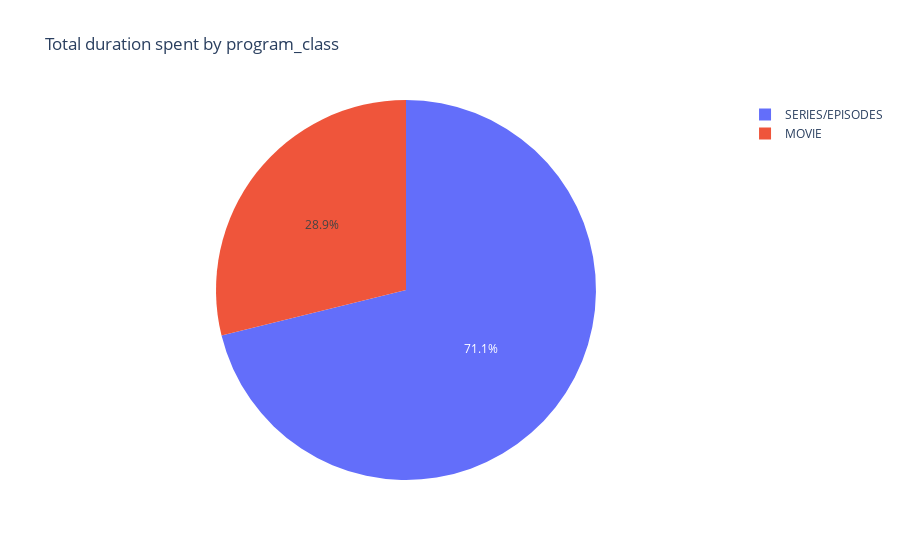
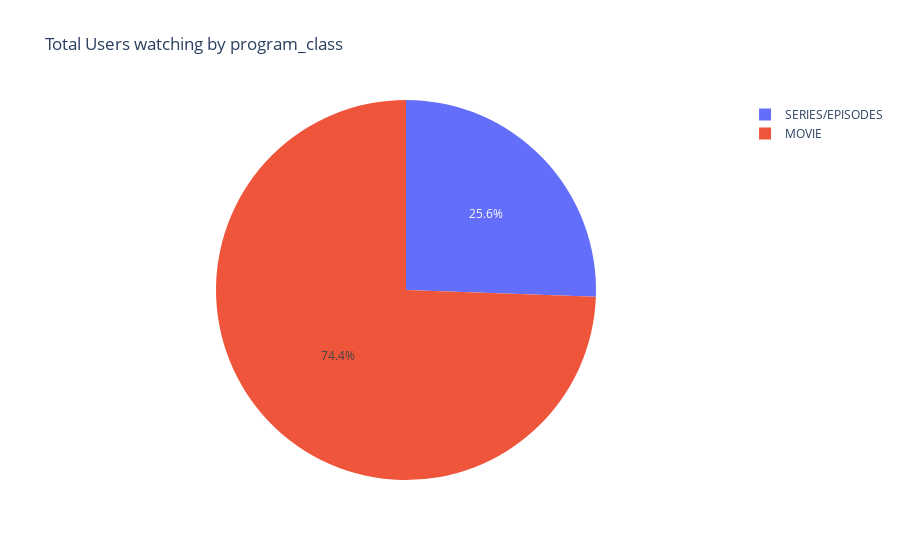

The notebook cell these images were saved under, in order:
### Code cell
fig = px.pie(grouped_T2, values='Total watch time in hours', names='program_class',\
             hover_data=['program_class'],title='Total duration spent by program_class')
fig2 = px.pie(grouped_T2, values='No of Users who Watched', names='program_class',\
             hover_data=['program_class'],title='Total Users watching by program_class')

fig.update_traces(sort=False)
fig2.update_traces(sort=False)
fig.show()
fig2.show()

### Figure 1 — Plotly figure (JSON) as saved in the notebook; plotly's stock layout.template omitted (floating-point values rounded to 4 significant figures)
{"data": [{"customdata": [["SERIES/EPISODES"], ["MOVIE"]], "domain": {"x": [0, 1], "y": [0, 1]}, "hovertemplate": "program_class=%{customdata[0]}<br>Total watch time in hours=%{value}<extra></extra>", "labels": ["SERIES/EPISODES", "MOVIE"], "legendgroup": "", "name": "", "showlegend": true, "sort": false, "type": "pie", "values": [255100.0, 103400.0]}], "layout": {"legend": {"tracegroupgap": 0}, "title": {"text": "Total duration spent by program_class"}}}

### Figure 2 — Plotly figure (JSON) as saved in the notebook; plotly's stock layout.template omitted (floating-point values rounded to 4 significant figures)
{"data": [{"customdata": [["SERIES/EPISODES"], ["MOVIE"]], "domain": {"x": [0, 1], "y": [0, 1]}, "hovertemplate": "program_class=%{customdata[0]}<br>No of Users who Watched=%{value}<extra></extra>", "labels": ["SERIES/EPISODES", "MOVIE"], "legendgroup": "", "name": "", "showlegend": true, "sort": false, "type": "pie", "values": [3901, 11355]}], "layout": {"legend": {"tracegroupgap": 0}, "title": {"text": "Total Users watching by program_class"}}}
